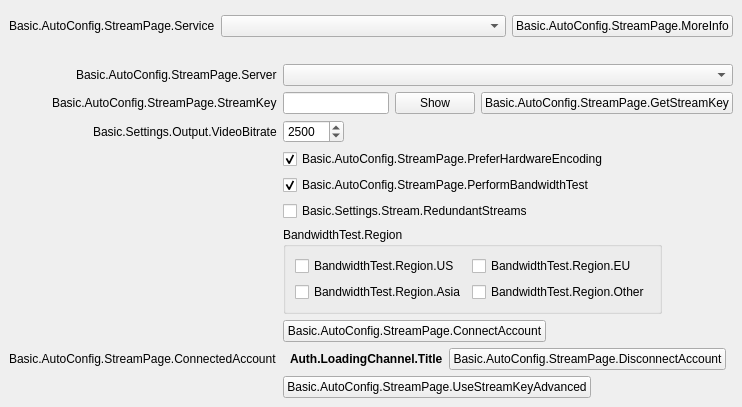
<?xml version="1.0" encoding="UTF-8"?>
<ui version="4.0">
 <class>AutoConfigStreamPage</class>
 <widget class="QWidget" name="AutoConfigStreamPage">
  <property name="geometry">
   <rect>
    <x>0</x>
    <y>0</y>
    <width>726</width>
    <height>407</height>
   </rect>
  </property>
  <property name="windowTitle">
   <string notr="true"/>
  </property>
  <layout class="QVBoxLayout" name="verticalLayout">
   <property name="spacing">
    <number>0</number>
   </property>
   <property name="leftMargin">
    <number>0</number>
   </property>
   <property name="topMargin">
    <number>0</number>
   </property>
   <property name="rightMargin">
    <number>0</number>
   </property>
   <property name="bottomMargin">
    <number>0</number>
   </property>
   <item>
    <widget class="QFrame" name="widget">
     <property name="sizePolicy">
      <sizepolicy hsizetype="Preferred" vsizetype="Maximum">
       <horstretch>0</horstretch>
       <verstretch>0</verstretch>
      </sizepolicy>
     </property>
     <layout class="QFormLayout" name="topLayout">
      <property name="fieldGrowthPolicy">
       <enum>QFormLayout::ExpandingFieldsGrow</enum>
      </property>
      <property name="labelAlignment">
       <set>Qt::AlignRight|Qt::AlignTrailing|Qt::AlignVCenter</set>
      </property>
      <property name="bottomMargin">
       <number>12</number>
      </property>
      <item row="0" column="0">
       <spacer name="horizontalSpacer_6">
        <property name="orientation">
         <enum>Qt::Horizontal</enum>
        </property>
        <property name="sizeType">
         <enum>QSizePolicy::Fixed</enum>
        </property>
        <property name="sizeHint" stdset="0">
         <size>
          <width>87</width>
          <height>0</height>
         </size>
        </property>
       </spacer>
      </item>
      <item row="1" column="0">
       <widget class="QLabel" name="serviceLabel">
        <property name="text">
         <string>Basic.AutoConfig.StreamPage.Service</string>
        </property>
        <property name="buddy">
         <cstring>service</cstring>
        </property>
       </widget>
      </item>
      <item row="1" column="1">
       <widget class="QFrame" name="serviceWidget">
        <layout class="QHBoxLayout" name="serviceWidgetLayout">
         <property name="leftMargin">
          <number>0</number>
         </property>
         <property name="topMargin">
          <number>0</number>
         </property>
         <property name="rightMargin">
          <number>0</number>
         </property>
         <property name="bottomMargin">
          <number>0</number>
         </property>
         <item>
          <widget class="QComboBox" name="service">
           <property name="sizePolicy">
            <sizepolicy hsizetype="Expanding" vsizetype="Fixed">
             <horstretch>0</horstretch>
             <verstretch>0</verstretch>
            </sizepolicy>
           </property>
          </widget>
         </item>
         <item>
          <widget class="UrlPushButton" name="moreInfoButton">
           <property name="text">
            <string>Basic.AutoConfig.StreamPage.MoreInfo</string>
           </property>
          </widget>
         </item>
        </layout>
       </widget>
      </item>
      <item row="2" column="1">
       <spacer name="verticalSpacer">
        <property name="orientation">
         <enum>Qt::Vertical</enum>
        </property>
        <property name="sizeHint" stdset="0">
         <size>
          <width>12</width>
          <height>12</height>
         </size>
        </property>
       </spacer>
      </item>
     </layout>
    </widget>
   </item>
   <item>
    <widget class="QStackedWidget" name="stackedWidget">
     <property name="currentIndex">
      <number>1</number>
     </property>
     <widget class="QWidget" name="loginPage">
      <layout class="QFormLayout" name="loginPageLayout">
       <property name="fieldGrowthPolicy">
        <enum>QFormLayout::ExpandingFieldsGrow</enum>
       </property>
       <property name="labelAlignment">
        <set>Qt::AlignRight|Qt::AlignTrailing|Qt::AlignVCenter</set>
       </property>
       <item row="0" column="0">
        <spacer name="horizontalSpacer_3">
         <property name="orientation">
          <enum>Qt::Horizontal</enum>
         </property>
         <property name="sizeType">
          <enum>QSizePolicy::Fixed</enum>
         </property>
         <property name="sizeHint" stdset="0">
          <size>
           <width>87</width>
           <height>17</height>
          </size>
         </property>
        </spacer>
       </item>
       <item row="0" column="1">
        <layout class="QHBoxLayout" name="horizontalLayout">
         <item>
          <widget class="QPushButton" name="connectAccount">
           <property name="text">
            <string>Basic.AutoConfig.StreamPage.ConnectAccount</string>
           </property>
          </widget>
         </item>
         <item>
          <spacer name="horizontalSpacer_4">
           <property name="orientation">
            <enum>Qt::Horizontal</enum>
           </property>
           <property name="sizeHint" stdset="0">
            <size>
             <width>40</width>
             <height>20</height>
            </size>
           </property>
          </spacer>
         </item>
        </layout>
       </item>
       <item row="1" column="0">
        <spacer name="horizontalSpacer_7">
         <property name="orientation">
          <enum>Qt::Horizontal</enum>
         </property>
         <property name="sizeType">
          <enum>QSizePolicy::Fixed</enum>
         </property>
         <property name="sizeHint" stdset="0">
          <size>
           <width>87</width>
           <height>17</height>
          </size>
         </property>
        </spacer>
       </item>
       <item row="1" column="1">
        <layout class="QHBoxLayout" name="horizontalLayout_5">
         <item>
          <widget class="QPushButton" name="useStreamKey">
           <property name="text">
            <string>Basic.AutoConfig.StreamPage.UseStreamKey</string>
           </property>
          </widget>
         </item>
         <item>
          <spacer name="horizontalSpacer_8">
           <property name="orientation">
            <enum>Qt::Horizontal</enum>
           </property>
           <property name="sizeHint" stdset="0">
            <size>
             <width>40</width>
             <height>20</height>
            </size>
           </property>
          </spacer>
         </item>
        </layout>
       </item>
      </layout>
     </widget>
     <widget class="QWidget" name="streamkeyPage">
      <layout class="QFormLayout" name="streamkeyPageLayout">
       <property name="fieldGrowthPolicy">
        <enum>QFormLayout::ExpandingFieldsGrow</enum>
       </property>
       <property name="labelAlignment">
        <set>Qt::AlignRight|Qt::AlignTrailing|Qt::AlignVCenter</set>
       </property>
       <item row="0" column="0">
        <widget class="QLabel" name="serverLabel">
         <property name="text">
          <string>Basic.AutoConfig.StreamPage.Server</string>
         </property>
        </widget>
       </item>
       <item row="0" column="1">
        <widget class="QStackedWidget" name="serverStackedWidget">
         <property name="currentIndex">
          <number>0</number>
         </property>
         <widget class="QWidget" name="servicePage">
          <layout class="QHBoxLayout" name="horizontalLayout_2">
           <property name="leftMargin">
            <number>0</number>
           </property>
           <property name="topMargin">
            <number>0</number>
           </property>
           <property name="rightMargin">
            <number>0</number>
           </property>
           <property name="bottomMargin">
            <number>0</number>
           </property>
           <item>
            <widget class="QComboBox" name="server"/>
           </item>
          </layout>
         </widget>
         <widget class="QWidget" name="customPage">
          <layout class="QHBoxLayout" name="horizontalLayout_3">
           <property name="leftMargin">
            <number>0</number>
           </property>
           <property name="topMargin">
            <number>0</number>
           </property>
           <property name="rightMargin">
            <number>0</number>
           </property>
           <property name="bottomMargin">
            <number>0</number>
           </property>
           <item>
            <widget class="QLineEdit" name="customServer"/>
           </item>
          </layout>
         </widget>
        </widget>
       </item>
       <item row="1" column="0">
        <widget class="QLabel" name="streamKeyLabel">
         <property name="text">
          <string>Basic.AutoConfig.StreamPage.StreamKey</string>
         </property>
         <property name="openExternalLinks">
          <bool>true</bool>
         </property>
         <property name="buddy">
          <cstring>key</cstring>
         </property>
        </widget>
       </item>
       <item row="1" column="1">
        <widget class="QFrame" name="streamKeyWidget">
         <layout class="QHBoxLayout" name="horizontalLayout_4">
          <property name="leftMargin">
           <number>0</number>
          </property>
          <property name="topMargin">
           <number>0</number>
          </property>
          <property name="rightMargin">
           <number>0</number>
          </property>
          <property name="bottomMargin">
           <number>0</number>
          </property>
          <item>
           <widget class="QLineEdit" name="key">
            <property name="inputMask">
             <string notr="true"/>
            </property>
            <property name="text">
             <string notr="true"/>
            </property>
            <property name="echoMode">
             <enum>QLineEdit::Password</enum>
            </property>
           </widget>
          </item>
          <item>
           <widget class="QPushButton" name="show">
            <property name="text">
             <string>Show</string>
            </property>
           </widget>
          </item>
          <item>
           <widget class="UrlPushButton" name="streamKeyButton">
            <property name="text">
             <string>Basic.AutoConfig.StreamPage.GetStreamKey</string>
            </property>
           </widget>
          </item>
         </layout>
        </widget>
       </item>
       <item row="2" column="0">
        <widget class="QLabel" name="bitrateLabel">
         <property name="text">
          <string>Basic.Settings.Output.VideoBitrate</string>
         </property>
         <property name="buddy">
          <cstring>bitrate</cstring>
         </property>
        </widget>
       </item>
       <item row="2" column="1">
        <widget class="QSpinBox" name="bitrate">
         <property name="suffix">
          <string notr="true"/>
         </property>
         <property name="minimum">
          <number>500</number>
         </property>
         <property name="maximum">
          <number>51000</number>
         </property>
         <property name="value">
          <number>2500</number>
         </property>
        </widget>
       </item>
       <item row="3" column="1">
        <widget class="QCheckBox" name="preferHardware">
         <property name="toolTip">
          <string>Basic.AutoConfig.StreamPage.PreferHardwareEncoding.ToolTip</string>
         </property>
         <property name="text">
          <string>Basic.AutoConfig.StreamPage.PreferHardwareEncoding</string>
         </property>
         <property name="checked">
          <bool>true</bool>
         </property>
        </widget>
       </item>
       <item row="4" column="1">
        <widget class="QCheckBox" name="doBandwidthTest">
         <property name="text">
          <string>Basic.AutoConfig.StreamPage.PerformBandwidthTest</string>
         </property>
         <property name="checked">
          <bool>true</bool>
         </property>
        </widget>
       </item>
       <item row="5" column="1">
        <widget class="QCheckBox" name="redundantStreams">
         <property name="text">
          <string>Basic.Settings.Stream.RedundantStreams</string>
         </property>
        </widget>
       </item>
       <item row="6" column="1">
        <widget class="QGroupBox" name="region">
         <property name="title">
          <string>BandwidthTest.Region</string>
         </property>
         <layout class="QGridLayout" name="gridLayout">
          <item row="2" column="0">
           <widget class="QCheckBox" name="regionAsia">
            <property name="text">
             <string>BandwidthTest.Region.Asia</string>
            </property>
           </widget>
          </item>
          <item row="0" column="0">
           <widget class="QCheckBox" name="regionUS">
            <property name="text">
             <string>BandwidthTest.Region.US</string>
            </property>
           </widget>
          </item>
          <item row="0" column="1">
           <widget class="QCheckBox" name="regionEU">
            <property name="text">
             <string>BandwidthTest.Region.EU</string>
            </property>
           </widget>
          </item>
          <item row="2" column="1">
           <widget class="QCheckBox" name="regionOther">
            <property name="text">
             <string>BandwidthTest.Region.Other</string>
            </property>
           </widget>
          </item>
         </layout>
        </widget>
       </item>
       <item row="7" column="1">
        <widget class="QPushButton" name="connectAccount2">
         <property name="cursor">
          <cursorShape>PointingHandCursor</cursorShape>
         </property>
         <property name="text">
          <string>Basic.AutoConfig.StreamPage.ConnectAccount</string>
         </property>
        </widget>
       </item>
       <item row="5" column="1">
        <spacer name="verticalSpacer_2">
         <property name="orientation">
          <enum>Qt::Vertical</enum>
         </property>
         <property name="sizeHint" stdset="0">
          <size>
           <width>6</width>
           <height>6</height>
          </size>
         </property>
        </spacer>
       </item>
       <item row="8" column="1">
        <layout class="QHBoxLayout" name="horizontalLayout_6">
         <property name="leftMargin">
          <number>7</number>
         </property>
         <property name="rightMargin">
          <number>7</number>
         </property>
         <item>
          <widget class="QLabel" name="connectedAccountText">
           <property name="font">
            <font>
             <bold>true</bold>
            </font>
           </property>
           <property name="text">
            <string>Auth.LoadingChannel.Title</string>
           </property>
          </widget>
         </item>
         <item>
          <widget class="QPushButton" name="disconnectAccount">
           <property name="text">
            <string>Basic.AutoConfig.StreamPage.DisconnectAccount</string>
           </property>
          </widget>
         </item>
        </layout>
       </item>
       <item row="8" column="0">
        <widget class="QLabel" name="connectedAccountLabel">
         <property name="text">
          <string>Basic.AutoConfig.StreamPage.ConnectedAccount</string>
         </property>
        </widget>
       </item>
       <item row="9" column="0">
        <spacer name="horizontalSpacer">
         <property name="orientation">
          <enum>Qt::Horizontal</enum>
         </property>
         <property name="sizeHint" stdset="0">
          <size>
           <width>40</width>
           <height>20</height>
          </size>
         </property>
        </spacer>
       </item>
       <item row="9" column="1">
        <widget class="QPushButton" name="useStreamKeyAdv">
         <property name="text">
          <string>Basic.AutoConfig.StreamPage.UseStreamKeyAdvanced</string>
         </property>
        </widget>
       </item>
      </layout>
     </widget>
    </widget>
   </item>
  </layout>
 </widget>
 <customwidgets>
  <customwidget>
   <class>UrlPushButton</class>
   <extends>QPushButton</extends>
   <header>url-push-button.hpp</header>
  </customwidget>
 </customwidgets>
 <resources/>
 <connections>
  <connection>
   <sender>connectAccount2</sender>
   <signal>clicked()</signal>
   <receiver>connectAccount</receiver>
   <slot>click()</slot>
   <hints>
    <hint type="sourcelabel">
     <x>382</x>
     <y>279</y>
    </hint>
    <hint type="destinationlabel">
     <x>114</x>
     <y>82</y>
    </hint>
   </hints>
  </connection>
 </connections>
</ui>
